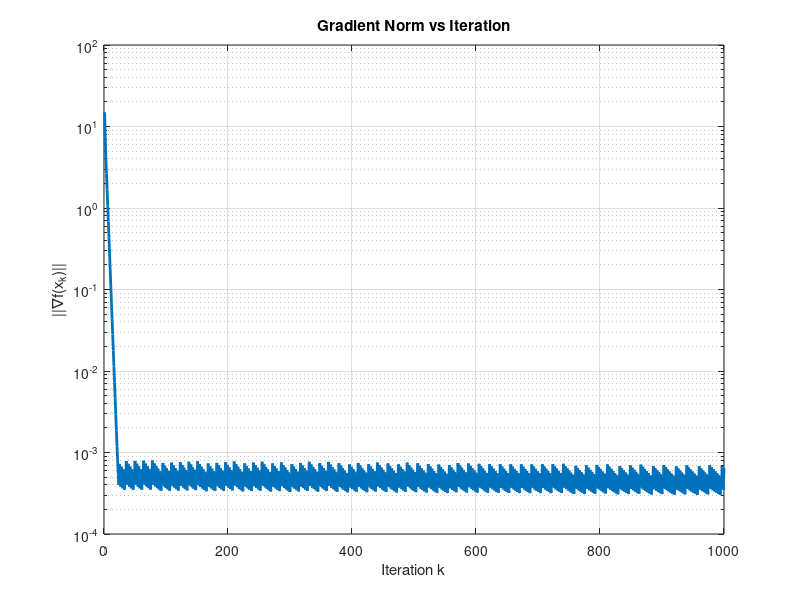
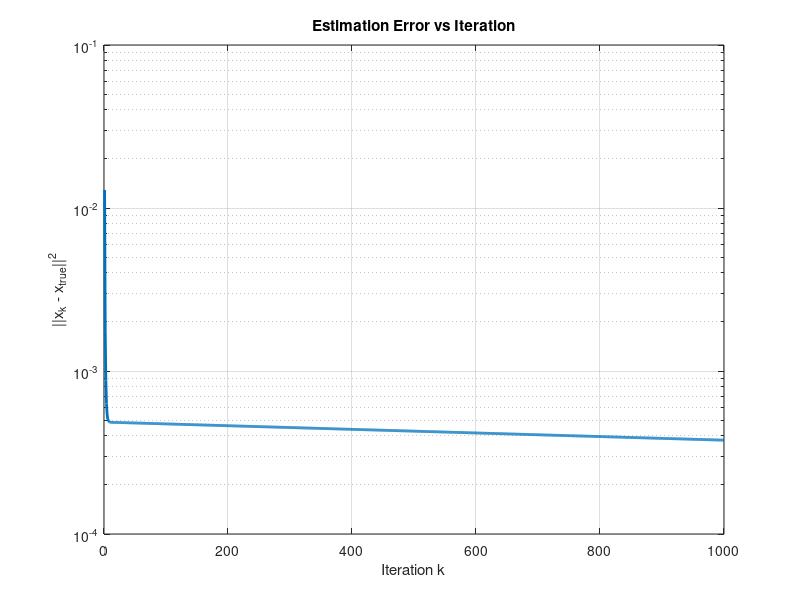

The MATLAB script that drew these images, in order:

g = 1;
b = -5;
x_true = [1.05; 0.98; 0.1];

% Power flow memasurement functions
h_1 = @(x) g * (x(1) * x(2) * cos(x(3)) - x(1)^2) - b * x(1) * x(2) * sin(x(3));
h_2 = @(x) -b * (x(1) * x(2) * cos(x(3)) - x(1)^2) - g * x(1) * x(2) * sin(x(3));
h_3 = @(x) g * (x(2) * x(1) * cos(x(3)) - x(2)^2) + b * x(2) * x(1) * sin(x(3));
h_4 = @(x) -b * (x(2) * x(1) * cos(x(3)) - x(2)^2) + g * x(2) * x(1) * sin(x(3));

% Generate the measurements (P_12, Q_12, P_21, Q_21) for true state
a = [h_1(x_true); h_2(x_true); h_3(x_true); h_4(x_true)];
fprintf("a = [%.2f, %.2f, %.2f, %.2f]\n", a(1), a(2), a(3), a(4));

% f(V_1, V_2, theta_2)
f = @(x) sum(([h_1(x); h_2(x); h_3(x); h_4(x)] - a).^2);

% Gradient of the function f
% [x, y] = [(P_12, Q_12, P_21, Q_21), (V_1, V_2, theta_2)]
grad_f = @(x, y) [ -2*( (x(1) - h_1(y)) * (y(2)*cos(y(3)) - 2*y(1) + 5 * y(2) * sin(y(3))) ...
    + (x(2) - h_2(y)) * ( 5*y(2)*cos(y(3)) - 10 * y(1) - y(2) * sin(y(3)) ) ...
    + (x(3) - h_3(y)) * ( y(2) * cos(y(3)) - 5 * y(2) * sin(y(3)) ) ...
    + (x(4) - h_4(y)) * ( 5 * y(2) * cos(y(3)) + y(2) * sin(y(3)) ) ); 
    -2*( (x(1) - h_1(y)) * (y(1) * cos(y(3)) + 5 * y(1) * sin(y(3))) ...
    + (x(2) - h_2(y)) * (5 * y(1) * cos(y(3)) - y(1) * sin(y(3))) ...
    + (x(3) - h_3(y)) * (y(1) * cos(y(3)) - 2* y(2) - 5 * y(1) * sin(y(3))) ...
    + (x(4) - h_4(y)) * (5 * y(1) * cos(y(3)) - 10 * y(2) + y(1) * sin(y(3)))) ; 
    -2*( (x(1) - h_1(y)) * (-y(1)*y(2)*sin(y(3)) + 5*y(1)*y(2)*cos(y(3))) ...
    + (x(2) - h_2(y)) * (-5*y(1)*y(2)*sin(y(3)) -1*y(1)*y(2)*cos(y(3))) ...
    + (x(3) - h_3(y)) * (-y(2)*y(1)*sin(y(3)) - 5*y(2)*y(1)*cos(y(3))) ...
    + (x(4) - h_4(y)) * (-5*y(2)*y(1)*sin(y(3)) + y(2)*y(1)*cos(y(3)))) ]; 

% Hessian 
function H = numerical_hessian(f, x)
    n = length(x);
    h = 1e-5;
    H = zeros(n);

    for i = 1:n
        for j = 1:n
            x1 = x; x1(i) = x1(i) + h; x1(j) = x1(j) + h;
            x2 = x; x2(i) = x2(i) + h; x2(j) = x2(j) - h;
            x3 = x; x3(i) = x3(i) - h; x3(j) = x3(j) + h;
            x4 = x; x4(i) = x4(i) - h; x4(j) = x4(j) - h;
            H(i,j) = (f(x1) - f(x2) - f(x3) + f(x4)) / (4*h^2);
        end
    end
end

% Parameter Initialization
x_0 = [1.0; 1.0; 0];
x_k = x_0;
tol = 1e-4;
epsilon = 1e-6;
max_iter = 1000;
alpha_init = 1.0;
eta = 2.0;

grad_norms = [];
estim_errors = [];


% GD with Backtracking line search
for k = 1: max_iter
    g_k = grad_f(a, x_k);
    d = -g_k;
    grad_norms(end+1) = norm(g_k);
    estim_errors(end+1) = norm(x_k-x_true)^2;

    if norm(g_k) < tol
        break;
    end

    % Backtracking
    alpha = alpha_init;
    while f(x_k + alpha * d) > f(x_k) + epsilon * alpha * g_k' * d
        alpha = alpha / eta;
    end

    x_k = x_k + alpha * d;
end

% Results
x_star = x_k;
H = numerical_hessian(f, x_star);
eigenvalues = eig(H);

fprintf('Initial point x_0: [%.1f, %.1f, %.1f]\n', x_0(1), x_0(2), x_0(3));
fprintf('Initial alpha value: %.2f\n', alpha_init);
fprintf('Minimum point x*: (%.4f, %.4f, %.4f)\n', x_star(1), x_star(2), x_star(3));
fprintf('Final alpha value: %.2f\n', alpha);
fprintf('Eigenvalues of Hessian: %.4f, %.4f, %.4f\n', eigenvalues);

if all(eigenvalues > 0)
    disp('x* is a local minimum since Hessian is positive definite')
else
    disp('x* is not a stricy local minimum since Hessian is not positive definite')
end

% Plot - Gradient norms
figure;
semilogy(1:length(grad_norms), grad_norms, 'LineWidth', 2);
xlabel('Iteration k'); ylabel('||∇f(x_k)||'); grid on;
title('Gradient Norm vs Iteration');

% Plot - Estimation errors
figure;
semilogy(1:length(estim_errors), estim_errors, 'LineWidth', 2);
xlabel('Iteration k'); ylabel('||x_k - x_{true}||^2'); grid on;
title('Estimation Error vs Iteration');
